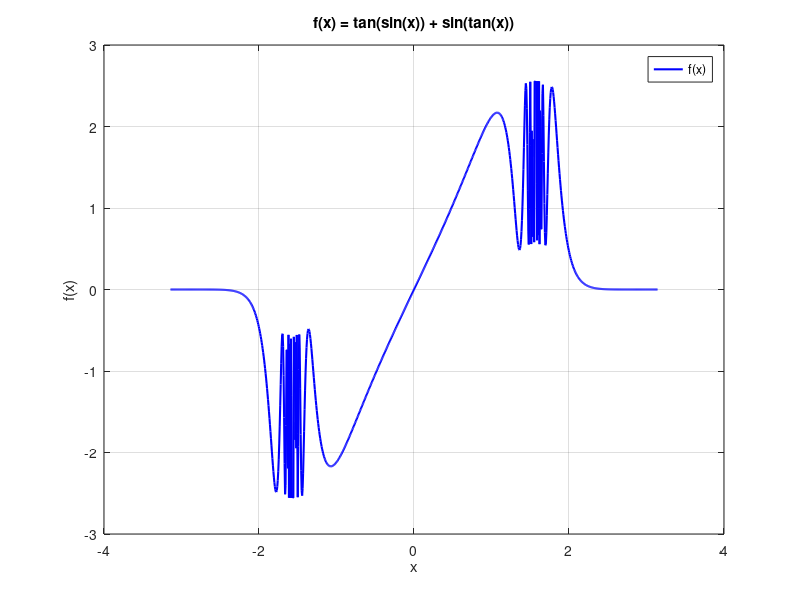
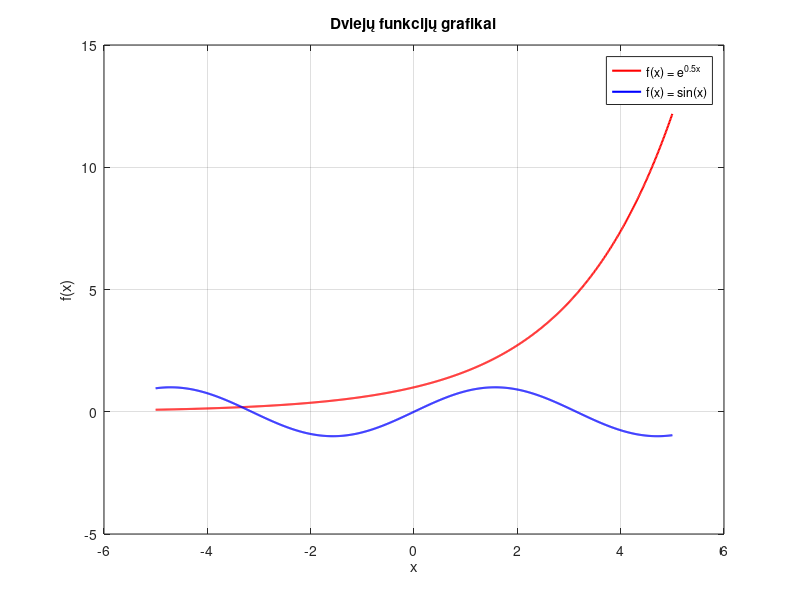
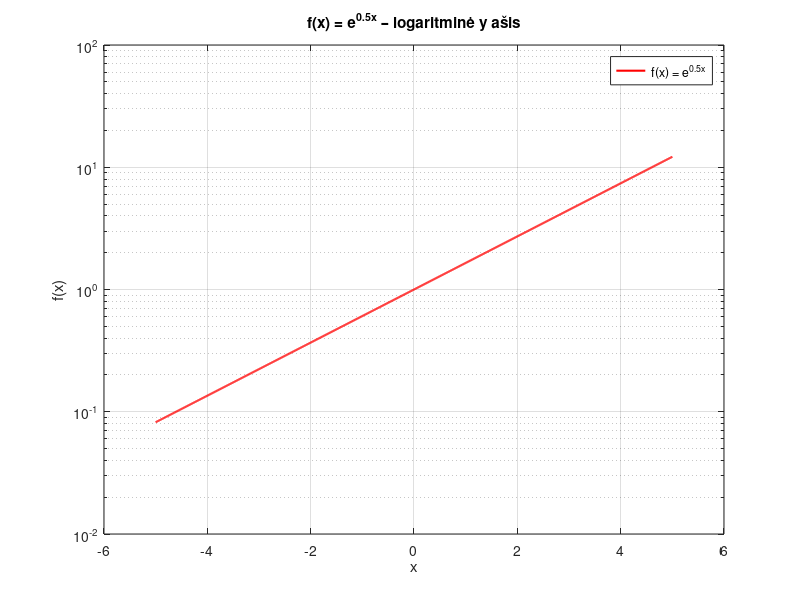
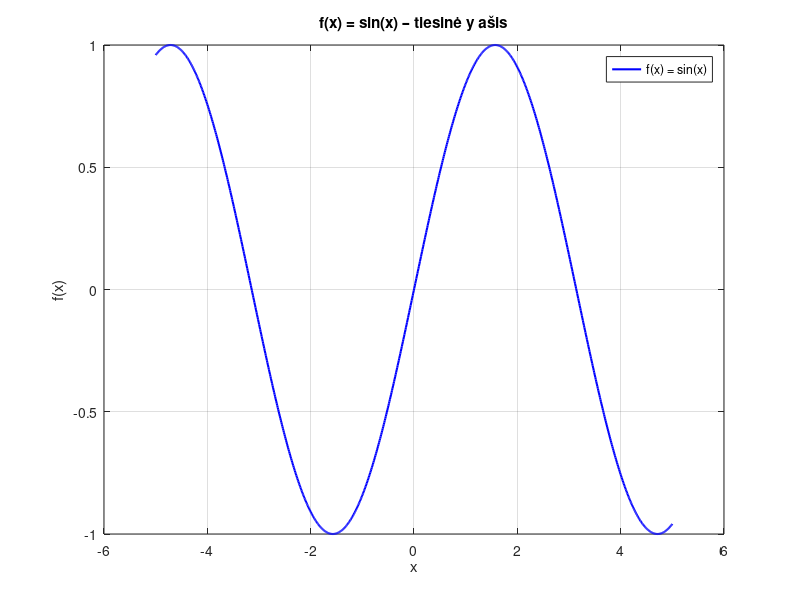

Write MATLAB code to recreate these figures, in order. (Note: this script raises an error after producing the figures.)
clc;
clear;
close all;

%% 1a. Funkcija f(x) = tan(sin(x)) + sin(tan(x))
x = linspace(-pi, pi, 1000);

f = tan(sin(x)) + sin(tan(x));

figure('Color', 'yellow');
plot(x, f, 'b', 'LineWidth', 1.5);

grid on;
xlabel('x');
ylabel('f(x)');
title('f(x) = tan(sin(x)) + sin(tan(x))');
legend('f(x)', 'Location', 'best');


%% 1b. Dviejų funkcijų atvaizdavimas
x = linspace(-5, 5, 1000);

f1 = exp(0.5*x);
f2 = sin(x);

figure;

plot(x, f1, 'r', 'LineWidth', 1.5);
hold on;
plot(x, f2, 'b', 'LineWidth', 1.5);
hold off;

grid on;
xlabel('x');
ylabel('f(x)');
title('Dviejų funkcijų grafikai');
legend('f(x) = e^{0.5x}', 'f(x) = sin(x)', 'Location', 'best');


%% 1c. Logaritminė ir tiesinė priklausomybė nuo y ašies

% Pirmoji funkcija – logaritminė y ašis
figure;

semilogy(x, f1, 'r', 'LineWidth', 1.5);

grid on;
xlabel('x');
ylabel('f(x)');
title('f(x) = e^{0.5x} – logaritminė y ašis');
legend('f(x) = e^{0.5x}', 'Location', 'best');


% Antroji funkcija – tiesinė y ašis
figure;

plot(x, f2, 'b', 'LineWidth', 1.5);

grid on;
xlabel('x');
ylabel('f(x)');
title('f(x) = sin(x) – tiesinė y ašis');
legend('f(x) = sin(x)', 'Location', 'best');


%% 2. Specializuotų grafikų kūrimas

clc;
clear;
close all;


N = 6;
M = 6;


A = rand(N, M);



figure;

area(A);

grid on;
xlabel('Stulpelio numeris');
ylabel('Reikšmė');
title('N x M matricos ploto diagrama');

legendStrings = cell(1, M);

for i = 1:M
    legendStrings{i} = ['Stulpelis ', num2str(i)];
end

legend(legendStrings, 'Location', 'best');




figure;

surf(A);

grid on;
xlabel('Stulpelio numeris');
ylabel('Eilutės numeris');
zlabel('Reikšmė');
title('N x M matricos paviršius');

colorbar;



%% Papildoma uzduotis 20 variantas

clc;
clear;
close all;


% SIGNALO DUOMENYS IŠ 2-OJO LABORATORINIO DARBO


A = 5.5;          
f = 8;           
sigma = 0.8;      

U1 = 3.5;         
U2 = 1.5;         


t = 0:0.002:1;


s = A * sin(2*pi*f*t);


n = sigma * randn(size(t));

sn = s + n;



filtruotas = sn;


filtruotas(abs(filtruotas) < U2) = 0;




atrinktos_U1 = sn(sn > U1);

disp('3a užduotis - reikšmės, viršijančios U1:');
disp(atrinktos_U1);




max_ind = find(sn(2:end-1) > sn(1:end-2) & ...
               sn(2:end-1) > sn(3:end)) + 1;



min_ind = find(sn(2:end-1) < sn(1:end-2) & ...
               sn(2:end-1) < sn(3:end)) + 1;



max_reiksmes = sn(max_ind);


min_reiksmes = sn(min_ind);




figure('Name', 'Rezultatų grafinis 2D atvaizdavimas');



subplot(2,1,1);


plot(t, sn, '--', 'LineWidth', 1.0);
hold on;


plot(t, filtruotas, '-', 'LineWidth', 1.2);


yline(U1, ':b', 'LineWidth', 1.25);


yline(U2, ':', ...
    'Color', [0.494 0.184 0.556], ...
    'LineWidth', 1.25);


plot(t(max_ind), max_reiksmes, ...
    '^k', ...
    'MarkerSize', 5, ...
    'MarkerFaceColor', 'k');


plot(t(min_ind), min_reiksmes, ...
    'vk', ...
    'MarkerSize', 5, ...
    'MarkerFaceColor', 'k');

hold off;

grid on;

xlabel('Laikas, s');
ylabel('Įtampa, V');

title('Pradinis ir filtruotas signalai');

legend('Pradinis signalas', ...
       'Filtruotas signalas', ...
       'Riba U_1', ...
       'Riba U_2', ...
       'Maksimumai', ...
       'Minimumai', ...
       'Location', 'northwest');


xlim([0 1]);


ylim([min(sn)-0.5 max(sn)+0.5]);



subplot(2,1,2);


ind_U1 = sn > U1;



stem(t(ind_U1), sn(ind_U1), ...
    'LineWidth', 0.8, ...
    'Marker', 'o', ...
    'MarkerSize', 3);

hold on;

yline(U1, ':b', 'LineWidth', 1.25);



plot(t(max_ind), max_reiksmes, ...
    '^k', ...
    'MarkerSize', 6, ...
    'MarkerFaceColor', 'k');

plot(t(min_ind), min_reiksmes, ...
    'vk', ...
    'MarkerSize', 6, ...
    'MarkerFaceColor', 'k');

hold off;

grid on;

xlabel('Laikas, s');
ylabel('Įtampa, V');

title('Pradinio signalo reikšmės, viršijančios U_1');

legend('Reikšmės > U_1', ...
       'Riba U_1', ...
       'Maksimumai', ...
       'Minimumai', ...
       'Location', 'northwest');

xlim([0 1]);

ylim([min(sn)-0.5 max(sn)+0.5]);



disp('============================================');
disp('GRAFINIO ATVAIZDAVIMO REZULTATAI');
disp('============================================');

disp(['U1 = ', num2str(U1), ' V']);
disp(['U2 = ', num2str(U2), ' V']);

disp(['Maksimali pradinio signalo reikšmė = ', ...
      num2str(max(sn)), ' V']);

disp(['Minimali pradinio signalo reikšmė = ', ...
      num2str(min(sn)), ' V']);

disp(['Reikšmių, viršijančių U1, skaičius = ', ...
      num2str(length(atrinktos_U1))]);

disp(['Maksimumų skaičius = ', ...
      num2str(length(max_ind))]);

disp(['Minimumų skaičius = ', ...
      num2str(length(min_ind))]);
